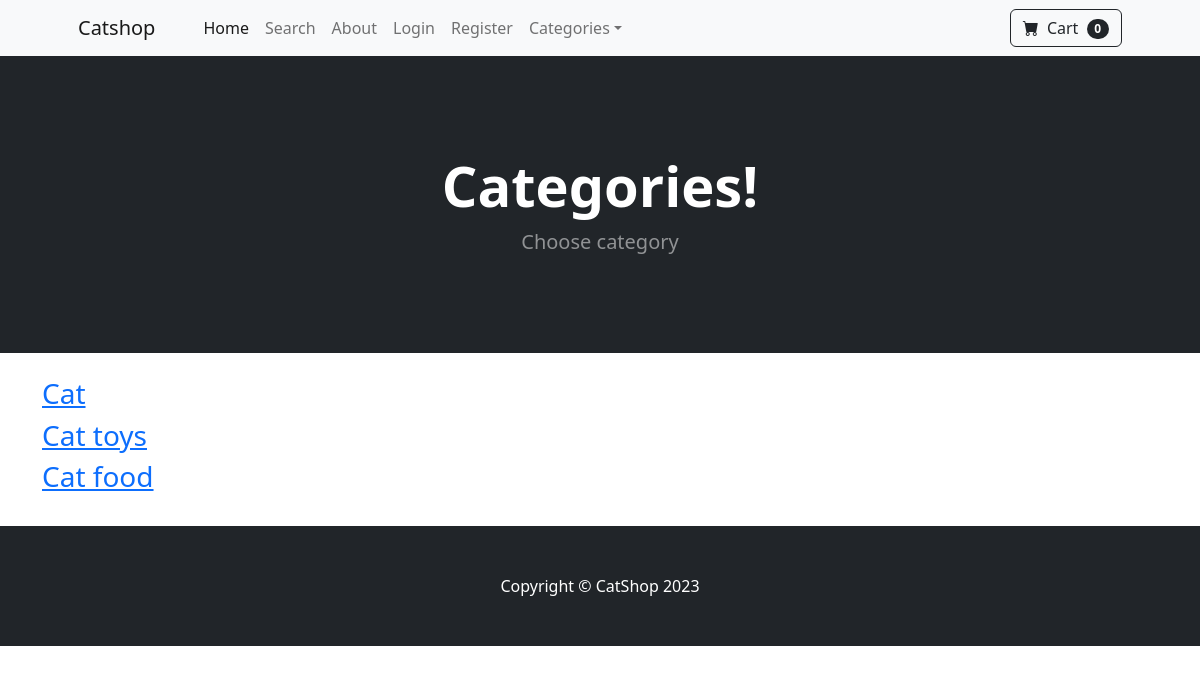
The app's page /category_summary/ with its own data.
### store/models.py (models this page shows)
class Category(models.Model):
    name = models.CharField(max_length=40)
    def __str__(self):
        return self.name
    class Meta:
        verbose_name_plural = 'Categories'

### store/views.py (the view)
# urls.py: path('category_summary/', views.category_summary, name='category_summary'),
def category_summary(request):
    categories = Category.objects.all()
    return render(request, 'category_summary.html', {'categories':categories})

### cart/cart.py (called while the page is built)
    def __len__(self):
        return len(self.cart)

### cart/context_processors.py (called while the page is built)
def cart(request):
    return {'cart':Cart(request)}

### store/context_processors.py (called while the page is built)
def categories(request):
    categories = Category.objects.all()
    return {'categories': categories}

### store/templates/category_summary.html
{% extends 'base.html' %}
{% block content %}
<header class="bg-dark py-5">
    <div class="container px-4 px-lg-5 my-5">
        <div class="text-center text-white">
            <h1 class="display-4 fw-bolder">Categories!</h1>
            <p class="lead fw-normal text-white-50 mb-0">Choose category</p>
        </div>
    </div>
</header>
<div class="container">
  <div class="row">
    <div class="col-8">
    <br>
      {% for category in categories %}
      <h3> <a href="{% url 'category' category %}"> {{ category }} </a>  </h3>
      {% endfor %}
    </div>
  </div>
    <br>
</div>
{% endblock %}

### records on screen
Category: name "Cat"
Category: name "Cat toys"
Category: name "Cat food"

### other values on screen
{{ cart | length }} "0"
